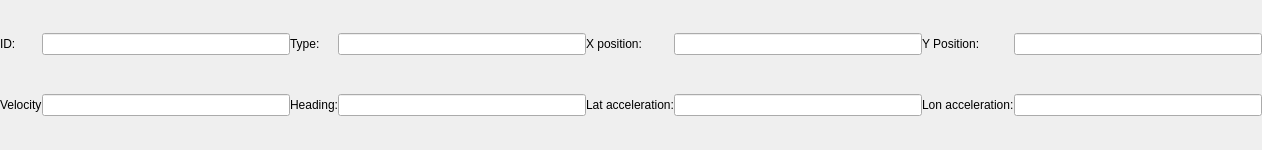
<?xml version="1.0" encoding="UTF-8"?>
<!--Copyright 2020, Olger Siebinga (o.siebinga@tudelft.nl)

This file is part of Travia.

Travia is free software: you can redistribute it and/or modify
it under the terms of the GNU General Public License as published by
the Free Software Foundation, either version 3 of the License, or
(at your option) any later version.

Travia is distributed in the hope that it will be useful,
but WITHOUT ANY WARRANTY; without even the implied warranty of
MERCHANTABILITY or FITNESS FOR A PARTICULAR PURPOSE.  See the
GNU General Public License for more details.

You should have received a copy of the GNU General Public License
along with Travia.  If not, see <https://www.gnu.org/licenses/>.-->
<ui version="4.0">
 <class>VehicleInfo</class>
 <widget class="QWidget" name="VehicleInfo">
  <property name="geometry">
   <rect>
    <x>0</x>
    <y>0</y>
    <width>1262</width>
    <height>150</height>
   </rect>
  </property>
  <property name="windowTitle">
   <string>Form</string>
  </property>
  <layout class="QGridLayout" name="gridLayout">
   <property name="leftMargin">
    <number>0</number>
   </property>
   <property name="topMargin">
    <number>0</number>
   </property>
   <property name="rightMargin">
    <number>0</number>
   </property>
   <property name="bottomMargin">
    <number>0</number>
   </property>
   <property name="horizontalSpacing">
    <number>0</number>
   </property>
   <item row="0" column="0">
    <widget class="QLabel" name="label_5">
     <property name="text">
      <string>ID:</string>
     </property>
    </widget>
   </item>
   <item row="0" column="2">
    <widget class="QLabel" name="label_6">
     <property name="text">
      <string>Type:</string>
     </property>
    </widget>
   </item>
   <item row="0" column="1">
    <widget class="QLineEdit" name="selectedIDLineEdit">
     <property name="readOnly">
      <bool>true</bool>
     </property>
    </widget>
   </item>
   <item row="0" column="3">
    <widget class="QLineEdit" name="selectedTypeLineEdit">
     <property name="readOnly">
      <bool>true</bool>
     </property>
    </widget>
   </item>
   <item row="0" column="4">
    <widget class="QLabel" name="label_10">
     <property name="text">
      <string>X position:</string>
     </property>
    </widget>
   </item>
   <item row="0" column="5">
    <widget class="QLineEdit" name="selectedXPosLineEdit">
     <property name="readOnly">
      <bool>true</bool>
     </property>
    </widget>
   </item>
   <item row="0" column="6">
    <widget class="QLabel" name="label_11">
     <property name="text">
      <string>Y Position:</string>
     </property>
    </widget>
   </item>
   <item row="0" column="7">
    <widget class="QLineEdit" name="selectedYPosLineEdit">
     <property name="readOnly">
      <bool>true</bool>
     </property>
    </widget>
   </item>
   <item row="1" column="0">
    <widget class="QLabel" name="label_12">
     <property name="text">
      <string>Velocity</string>
     </property>
    </widget>
   </item>
   <item row="1" column="1">
    <widget class="QLineEdit" name="selectedVelLineEdit">
     <property name="readOnly">
      <bool>true</bool>
     </property>
    </widget>
   </item>
   <item row="1" column="3">
    <widget class="QLineEdit" name="selectedHeadingLineEdit">
     <property name="readOnly">
      <bool>true</bool>
     </property>
    </widget>
   </item>
   <item row="1" column="2">
    <widget class="QLabel" name="label_13">
     <property name="text">
      <string>Heading:</string>
     </property>
    </widget>
   </item>
   <item row="1" column="4">
    <widget class="QLabel" name="label_14">
     <property name="text">
      <string>Lat acceleration:</string>
     </property>
    </widget>
   </item>
   <item row="1" column="5">
    <widget class="QLineEdit" name="selectedLatAccLineEdit">
     <property name="readOnly">
      <bool>true</bool>
     </property>
    </widget>
   </item>
   <item row="1" column="6">
    <widget class="QLabel" name="label_15">
     <property name="text">
      <string>Lon acceleration:</string>
     </property>
    </widget>
   </item>
   <item row="1" column="7">
    <widget class="QLineEdit" name="selectedLonAccLineEdit">
     <property name="readOnly">
      <bool>true</bool>
     </property>
    </widget>
   </item>
  </layout>
 </widget>
 <resources/>
 <connections/>
</ui>
